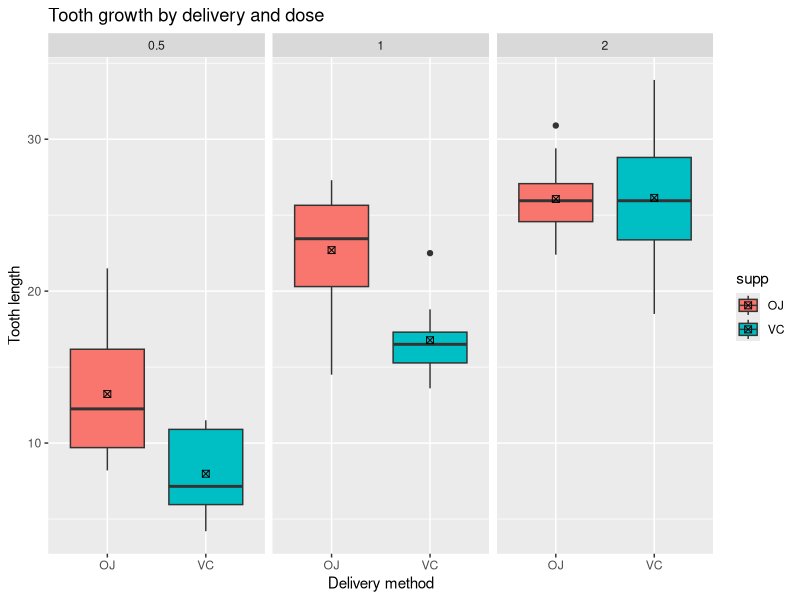

Source code (R):
## ---- chunk 1
library(ggplot2)
data(ToothGrowth)
ToothGrowth$dose <- as.factor(ToothGrowth$dose)
## ---- chunk 2
summary(ToothGrowth)
## ---- chunk 3
ggplot(data=ToothGrowth, aes(y=len, x=supp, fill=supp)) + geom_boxplot() + facet_wrap(~ dose, ncol=3) + ylab("Tooth length") + xlab("Delivery method") + ggtitle("Tooth growth by delivery and dose") + stat_summary(fun.y=mean, geom="point", shape=7, size=2)
## ---- chunk 4
t.test(ToothGrowth$len[ToothGrowth$supp=="OJ"], ToothGrowth$len[ToothGrowth$supp=="VC"], paired = FALSE, var.equal = FALSE)
## ---- chunk 5
t.test(ToothGrowth$len[ToothGrowth$dose==0.5], ToothGrowth$len[ToothGrowth$dose==1], paired = FALSE, var.equal = TRUE)
## ---- chunk 6
t.test(ToothGrowth$len[ToothGrowth$dose==1], ToothGrowth$len[ToothGrowth$dose==2], paired = FALSE, var.equal = TRUE)
